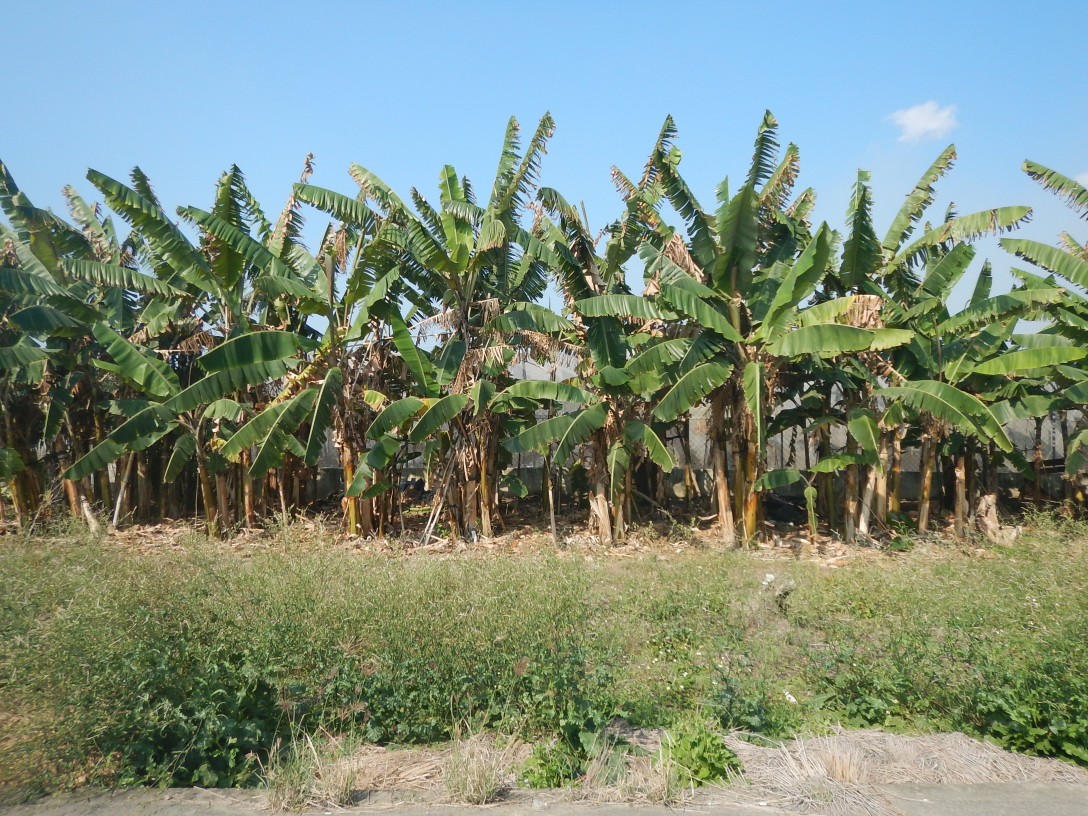
#> input picture src/sample/1.JPG, 3264 x 2448 px (shown at 1/3 size)
$ python -i image.py   (imports and definitions only)
#> lines starting #> are read from the running program, lines starting #| are printed output that depends on the picture
#!/usr/bin/env python
# coding: utf-8
import cv2
import numpy as np

def load_image_and_resize(path, new_size=224, resize_method="resize", padding_method="wrap"):
    """Use CV2 to read image, and resize the image to make the aspect ratio.

    Arguments:
    ----------
        path: string, default=None
            image path.

        new_size: number, default=500
            desired image size.

        resize_method: 'resize' or 'padding', default='resize'
            resize: only resize.
            padding: padding and resize.

        padding_method: 'wrap' or 'constant'
            wrap: take mirrored pixel padding.
            constant: border padding to a fixed value.

    Returns:
    --------
        image_rgb: 3d-array
            image vector converted to rgb format.
    """
#> called with path = '../sample/1.JPG', new_size = 224, resize_method = 'resize', padding_method = 'wrap'
    image = cv2.imread(path)
#> image is the input picture: shape (2448, 3264, 3); mean B, G, R 124.9, 140.7, 124.9
    height, width, channel = image.shape
#> height = 2448; width = 3264; channel = 3

    if resize_method == "padding":
        # resize by ratio
        ratio = new_size/max(height, width)
        new_height, new_width = int(ratio * height), int(ratio * width)
        image = cv2.resize(image, (new_width, new_height))

        # calculate boundaries
        top, bottom = (new_size-new_height)//2, (new_size-new_height)//2
        if top + bottom + height < new_size:
            bottom += 1
        left, right = (new_size-new_width)//2, (new_size-new_width)//2
        if left + right + width < new_size:
            right += 1

        # padding
        if padding_method == "wrap":
            image = cv2.copyMakeBorder(
                image, top, bottom, left, right, cv2.BORDER_WRAP)
        elif padding_method == "constant":
            image = cv2.copyMakeBorder(
                image, top, bottom, left, right, cv2.BORDER_CONSTANT, value=0)

    elif resize_method == "resize":
        image = cv2.resize(image, (new_size, new_size),
                           interpolation=cv2.INTER_CUBIC)
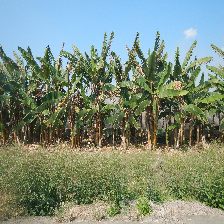
#> image: shape (224, 224, 3); mean B, G, R 125.1, 140.9, 125.1
    image = cv2.cvtColor(image, cv2.COLOR_BGR2RGB)
    return image

def resize_with_aspect_ratio(
    image: np.ndarray, width: int = None, height: int = None, inter: int = cv2.INTER_AREA
) -> np.ndarray:
    """Resize a image with aspect ratio.

    Args:
        image (np.ndarray): The image data.
        width (int, optional): The fixed width. Defaults to None.
        height (int, optional): The fixed height. Defaults to None.
        inter (int, optional): The resize interpolation. Defaults to cv2.INTER_AREA.

    Returns:
        np.ndarray: The resized image data.
    """
    dim = None
    h, w = image.shape[:2]

    if width is None and height is None:
        return image
    if width is None:
        r = height / float(h)
        dim = (int(w * r), height)
    else:
        r = width / float(w)
        dim = (width, int(h * r))

    return cv2.resize(image, dim, interpolation=inter)

>>> result = load_image_and_resize('../sample/1.JPG')

$ run again, on src/sample/2.JPG
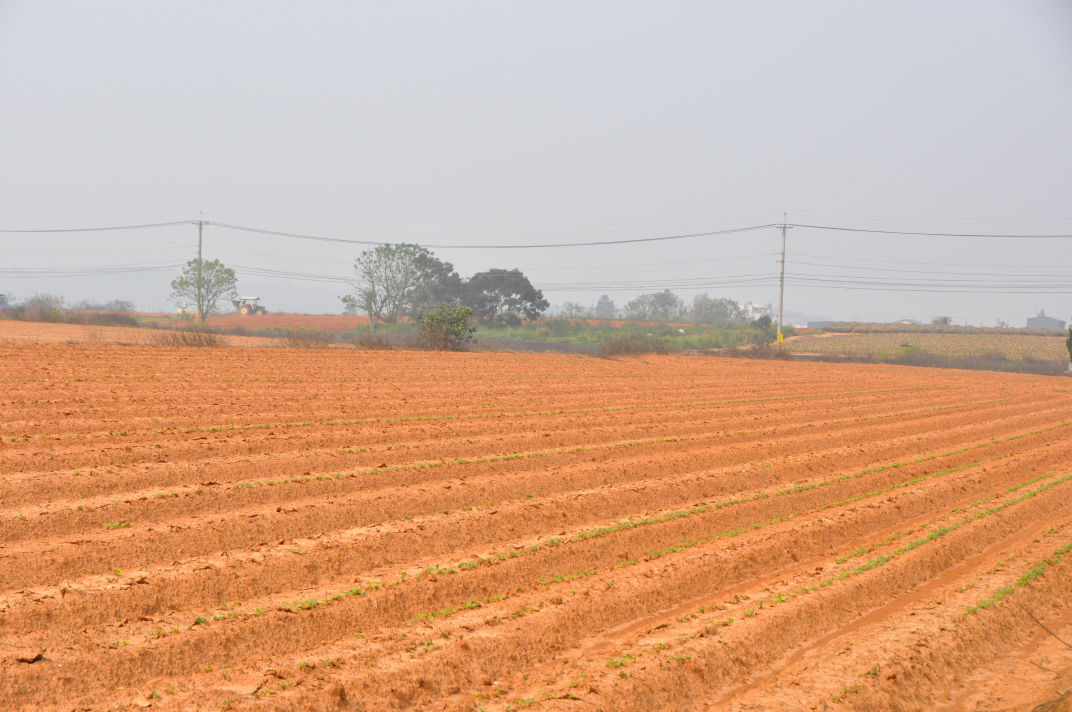
#> input picture src/sample/2.JPG, 4288 x 2848 px (shown at 1/4 size)
#> in load_image_and_resize, image is the input picture: shape (2848, 4288, 3); mean B, G, R 140.6, 169.3, 211.1
#> in load_image_and_resize, `image = cv2.resize(image, (new_size, new_size), interpolation=cv2.INTE..`:
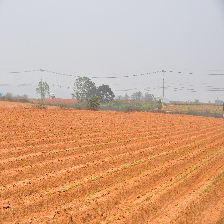
#> image: shape (224, 224, 3); mean B, G, R 140.5, 169.2, 211

$ run again, on src/sample/3.JPG
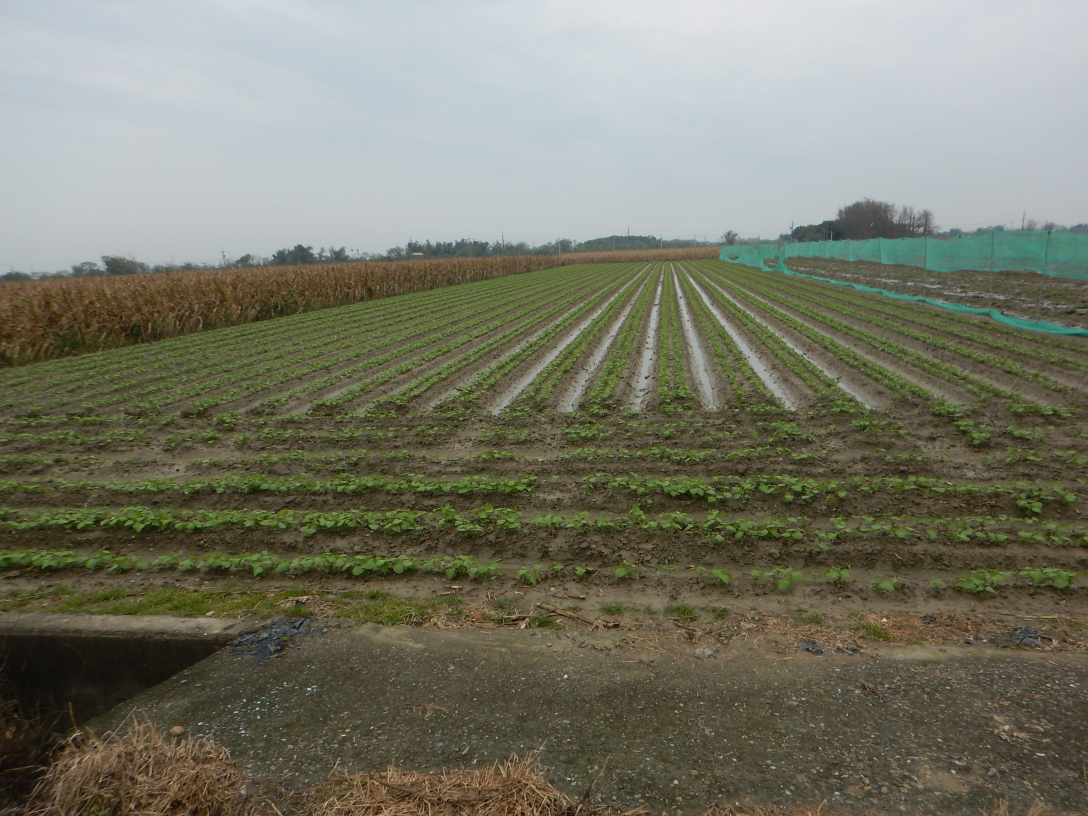
#> input picture src/sample/3.JPG, 3264 x 2448 px (shown at 1/3 size)
#> in load_image_and_resize, image is the input picture: shape (2448, 3264, 3); mean B, G, R 103.8, 119.4, 119
#> in load_image_and_resize, `image = cv2.resize(image, (new_size, new_size), interpolation=cv2.INTE..`:
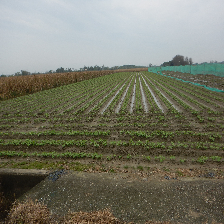
#> image: shape (224, 224, 3); mean B, G, R 103.8, 119.4, 119

$ run again, on src/sample/4.JPG
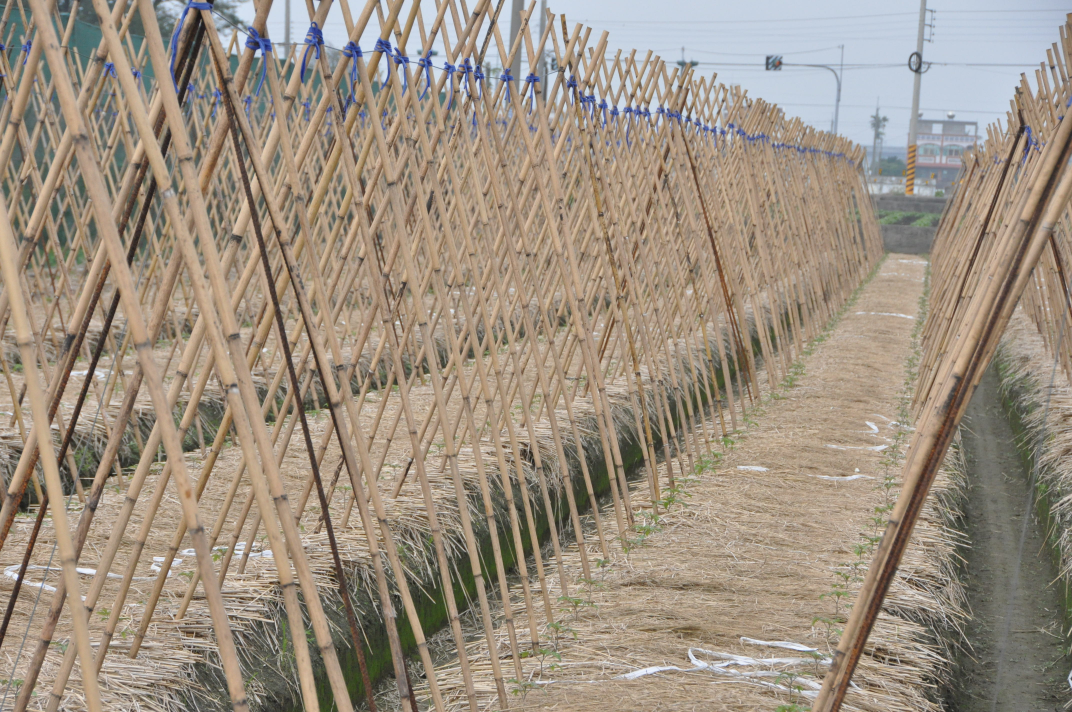
#> input picture src/sample/4.JPG, 4288 x 2848 px (shown at 1/4 size)
#> in load_image_and_resize, image is the input picture: shape (2848, 4288, 3); mean B, G, R 128.8, 143.8, 156.2
#> in load_image_and_resize, `image = cv2.resize(image, (new_size, new_size), interpolation=cv2.INTE..`:
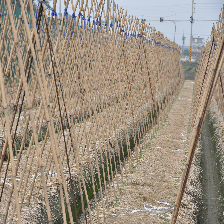
#> image: shape (224, 224, 3); mean B, G, R 128.9, 143.9, 156.3
